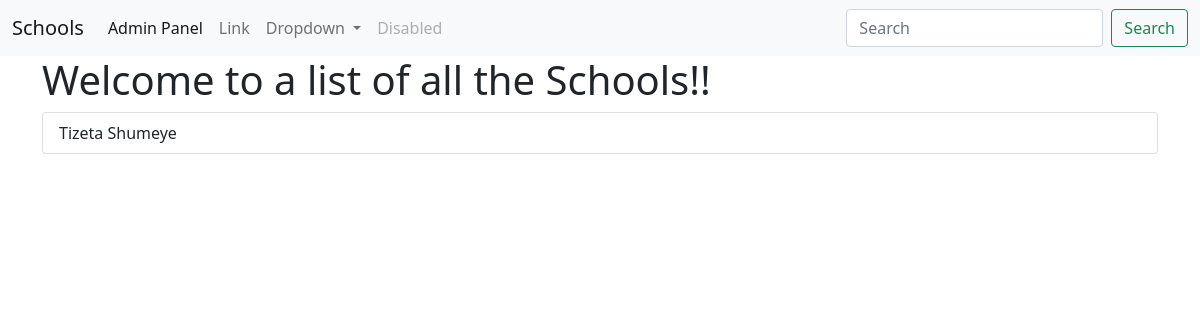
/, run on an earlier commit of the app's database.
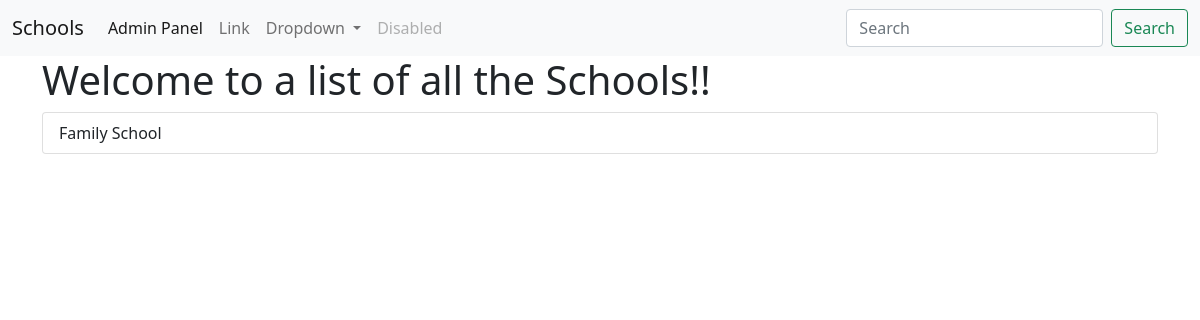
And on a later commit of the database.
### basic_app/models.py (models this page shows, shortened)
class School(models.Model):
    name = models.CharField(max_length=256)
    principal = models.CharField(max_length=256)
    location = models.CharField(max_length=256)

### basic_app/views.py (the view)
# urls.py: path('',views.SchoolListView.as_view(), name='school_list'),
class SchoolListView(ListView):
    context_object_name = 'school_list'
    model = models.School

### basic_app/templates/basic_app/school_list.html
{% extends 'basic_app/basic_app_base.html' %}
{% block body_block %}
  <div class="container">
    <h1>Welcome to a list of all the Schools!!</h1>
    <ul class="list-group">
      {% for school in school_list %}
        <li class="list-group-item">
          <a href="{% url 'basic_app:school_detail' pk=school.id %}" class="text-decoration-none text-dark">{{ school.name }}</a>
        </li>
      {% endfor %}
    </ul>
  </div>
{% endblock %}

What changed in the data, as far as the page shows it:
changed School: name "Tizeta Shumeye" → "Family School"
